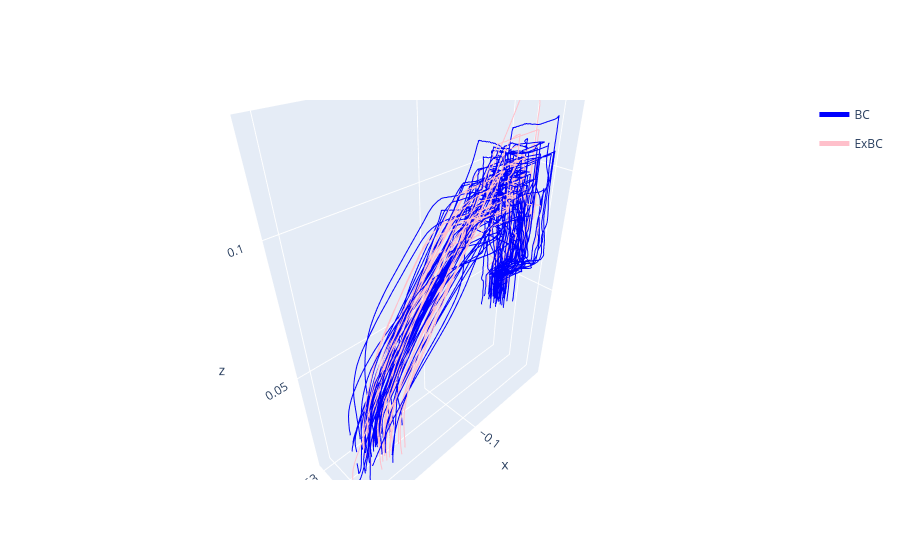

Notebook cell for this chart:
### Code cell
fig = go.Figure()

# BC trajectories
for i, traj in enumerate(bc_segs):
    fig.add_trace(
        go.Scatter3d(
            x=traj[:, 0],
            y=traj[:, 1],
            z=traj[:, 2],
            mode="lines",
            name="BC",
            legendgroup="BC",
            showlegend=(i == 0),  # Only first BC trajectory appears in legend
            line=dict(color="blue"),
        )
    )

# RL trajectories
for i, traj in enumerate(exbc_segs):
    fig.add_trace(
        go.Scatter3d(
            x=traj[:, 0],
            y=traj[:, 1],
            z=traj[:, 2],
            mode="lines",
            name="ExBC",
            legendgroup="ExBC",
            showlegend=(i == 0),  # Only first RL trajectory appears in legend
            line=dict(color="pink"),
        )
    )

fig.update_layout(
    scene=dict(aspectmode="data"),
    legend=dict(itemsizing="constant"),
)

fig.show()

### Figure 1 — Plotly figure (JSON) as saved in the notebook; plotly's stock layout.template omitted (floating-point values rounded to 4 significant figures; data arrays with more than 128 entries replaced by an {"elided": "..."} marker saying what was removed)
{"data": [{"legendgroup": "BC", "line": {"color": "blue"}, "mode": "lines", "name": "BC", "showlegend": true, "type": "scatter3d", "x": {"elided": "382 float values"}, "y": {"elided": "382 float values"}, "z": {"elided": "382 float values"}}, {"legendgroup": "BC", "line": {"color": "blue"}, "mode": "lines", "name": "BC", "showlegend": false, "type": "scatter3d", "x": {"elided": "333 float values"}, "y": {"elided": "333 float values"}, "z": {"elided": "333 float values"}}, {"legendgroup": "BC", "line": {"color": "blue"}, "mode": "lines", "name": "BC", "showlegend": false, "type": "scatter3d", "x": {"elided": "350 float values"}, "y": {"elided": "350 float values"}, "z": {"elided": "350 float values"}}, {"legendgroup": "BC", "line": {"color": "blue"}, "mode": "lines", "name": "BC", "showlegend": false, "type": "scatter3d", "x": {"elided": "369 float values"}, "y": {"elided": "369 float values"}, "z": {"elided": "369 float values"}}, {"legendgroup": "BC", "line": {"color": "blue"}, "mode": "lines", "name": "BC", "showlegend": false, "type": "scatter3d", "x": {"elided": "338 float values"}, "y": {"elided": "338 float values"}, "z": {"elided": "338 float values"}}, {"legendgroup": "BC", "line": {"color": "blue"}, "mode": "lines", "name": "BC", "showlegend": false, "type": "scatter3d", "x": {"elided": "403 float values"}, "y": {"elided": "403 float values"}, "z": {"elided": "403 float values"}}, {"legendgroup": "BC", "line": {"color": "blue"}, "mode": "lines", "name": "BC", "showlegend": false, "type": "scatter3d", "x": {"elided": "360 float values"}, "y": {"elided": "360 float values"}, "z": {"elided": "360 float values"}}, {"legendgroup": "BC", "line": {"color": "blue"}, "mode": "lines", "name": "BC", "showlegend": false, "type": "scatter3d", "x": {"elided": "381 float values"}, "y": {"elided": "381 float values"}, "z": {"elided": "381 float values"}}, {"legendgroup": "BC", "line": {"color": "blue"}, "mode": "lines", "name": "BC", "showlegend": false, "type": "scatter3d", "x": {"elided": "419 float values"}, "y": {"elided": "419 float values"}, "z": {"elided": "419 float values"}}, {"legendgroup": "BC", "line": {"color": "blue"}, "mode": "lines", "name": "BC", "showlegend": false, "type": "scatter3d", "x": {"elided": "470 float values"}, "y": {"elided": "470 float values"}, "z": {"elided": "470 float values"}}, {"legendgroup": "BC", "line": {"color": "blue"}, "mode": "lines", "name": "BC", "showlegend": false, "type": "scatter3d", "x": {"elided": "399 float values"}, "y": {"elided": "399 float values"}, "z": {"elided": "399 float values"}}, {"legendgroup": "BC", "line": {"color": "blue"}, "mode": "lines", "name": "BC", "showlegend": false, "type": "scatter3d", "x": {"elided": "391 float values"}, "y": {"elided": "391 float values"}, "z": {"elided": "391 float values"}}, {"legendgroup": "BC", "line": {"color": "blue"}, "mode": "lines", "name": "BC", "showlegend": false, "type": "scatter3d", "x": {"elided": "382 float values"}, "y": {"elided": "382 float values"}, "z": {"elided": "382 float values"}}, {"legendgroup": "BC", "line": {"color": "blue"}, "mode": "lines", "name": "BC", "showlegend": false, "type": "scatter3d", "x": {"elided": "378 float values"}, "y": {"elided": "378 float values"}, "z": {"elided": "378 float values"}}, {"legendgroup": "BC", "line": {"color": "blue"}, "mode": "lines", "name": "BC", "showlegend": false, "type": "scatter3d", "x": {"elided": "355 float values"}, "y": {"elided": "355 float values"}, "z": {"elided": "355 float values"}}, {"legendgroup": "BC", "line": {"color": "blue"}, "mode": "lines", "name": "BC", "showlegend": false, "type": "scatter3d", "x": {"elided": "430 float values"}, "y": {"elided": "430 float values"}, "z": {"elided": "430 float values"}}, {"legendgroup": "BC", "line": {"color": "blue"}, "mode": "lines", "name": "BC", "showlegend": false, "type": "scatter3d", "x": {"elided": "373 float values"}, "y": {"elided": "373 float values"}, "z": {"elided": "373 float values"}}, {"legendgroup": "BC", "line": {"color": "blue"}, "mode": "lines", "name": "BC", "showlegend": false, "type": "scatter3d", "x": {"elided": "442 float values"}, "y": {"elided": "442 float values"}, "z": {"elided": "442 float values"}}, {"legendgroup": "BC", "line": {"color": "blue"}, "mode": "lines", "name": "BC", "showlegend": false, "type": "scatter3d", "x": {"elided": "381 float values"}, "y": {"elided": "381 float values"}, "z": {"elided": "381 float values"}}, {"legendgroup": "BC", "line": {"color": "blue"}, "mode": "lines", "name": "BC", "showlegend": false, "type": "scatter3d", "x": {"elided": "437 float values"}, "y": {"elided": "437 float values"}, "z": {"elided": "437 float values"}}, {"legendgroup": "BC", "line": {"color": "blue"}, "mode": "lines", "name": "BC", "showlegend": false, "type": "scatter3d", "x": {"elided": "476 float values"}, "y": {"elided": "476 float values"}, "z": {"elided": "476 float values"}}, {"legendgroup": "BC", "line": {"color": "blue"}, "mode": "lines", "name": "BC", "showlegend": false, "type": "scatter3d", "x": {"elided": "472 float values"}, "y": {"elided": "472 float values"}, "z": {"elided": "472 float values"}}, {"legendgroup": "BC", "line": {"color": "blue"}, "mode": "lines", "name": "BC", "showlegend": false, "type": "scatter3d", "x": {"elided": "425 float values"}, "y": {"elided": "425 float values"}, "z": {"elided": "425 float values"}}, {"legendgroup": "BC", "line": {"color": "blue"}, "mode": "lines", "name": "BC", "showlegend": false, "type": "scatter3d", "x": {"elided": "442 float values"}, "y": {"elided": "442 float values"}, "z": {"elided": "442 float values"}}, {"legendgroup": "BC", "line": {"color": "blue"}, "mode": "lines", "name": "BC", "showlegend": false, "type": "scatter3d", "x": {"elided": "392 float values"}, "y": {"elided": "392 float values"}, "z": {"elided": "392 float values"}}, {"legendgroup": "BC", "line": {"color": "blue"}, "mode": "lines", "name": "BC", "showlegend": false, "type": "scatter3d", "x": {"elided": "430 float values"}, "y": {"elided": "430 float values"}, "z": {"elided": "430 float values"}}, {"legendgroup": "BC", "line": {"color": "blue"}, "mode": "lines", "name": "BC", "showlegend": false, "type": "scatter3d", "x": {"elided": "403 float values"}, "y": {"elided": "403 float values"}, "z": {"elided": "403 float values"}}, {"legendgroup": "BC", "line": {"color": "blue"}, "mode": "lines", "name": "BC", "showlegend": false, "type": "scatter3d", "x": {"elided": "399 float values"}, "y": {"elided": "399 float values"}, "z": {"elided": "399 float values"}}, {"legendgroup": "BC", "line": {"color": "blue"}, "mode": "lines", "name": "BC", "showlegend": false, "type": "scatter3d", "x": {"elided": "397 float values"}, "y": {"elided": "397 float values"}, "z": {"elided": "397 float values"}}, {"legendgroup": "BC", "line": {"color": "blue"}, "mode": "lines", "name": "BC", "showlegend": false, "type": "scatter3d", "x": {"elided": "402 float values"}, "y": {"elided": "402 float values"}, "z": {"elided": "402 float values"}}, {"legendgroup": "BC", "line": {"color": "blue"}, "mode": "lines", "name": "BC", "showlegend": false, "type": "scatter3d", "x": {"elided": "429 float values"}, "y": {"elided": "429 float values"}, "z": {"elided": "429 float values"}}, {"legendgroup": "BC", "line": {"color": "blue"}, "mode": "lines", "name": "BC", "showlegend": false, "type": "scatter3d", "x": {"elided": "340 float values"}, "y": {"elided": "340 float values"}, "z": {"elided": "340 float values"}}, {"legendgroup": "BC", "line": {"color": "blue"}, "mode": "lines", "name": "BC", "showlegend": false, "type": "scatter3d", "x": {"elided": "388 float values"}, "y": {"elided": "388 float values"}, "z": {"elided": "388 float values"}}, {"legendgroup": "BC", "line": {"color": "blue"}, "mode": "lines", "name": "BC", "showlegend": false, "type": "scatter3d", "x": {"elided": "451 float values"}, "y": {"elided": "451 float values"}, "z": {"elided": "451 float values"}}, {"legendgroup": "BC", "line": {"color": "blue"}, "mode": "lines", "name": "BC", "showlegend": false, "type": "scatter3d", "x": {"elided": "325 float values"}, "y": {"elided": "325 float values"}, "z": {"elided": "325 float values"}}, {"legendgroup": "BC", "line": {"color": "blue"}, "mode": "lines", "name": "BC", "showlegend": false, "type": "scatter3d", "x": {"elided": "354 float values"}, "y": {"elided": "354 float values"}, "z": {"elided": "354 float values"}}, {"legendgroup": "BC", "line": {"color": "blue"}, "mode": "lines", "name": "BC", "showlegend": false, "type": "scatter3d", "x": {"elided": "391 float values"}, "y": {"elided": "391 float values"}, "z": {"elided": "391 float values"}}, {"legendgroup": "BC", "line": {"color": "blue"}, "mode": "lines", "name": "BC", "showlegend": false, "type": "scatter3d", "x": {"elided": "342 float values"}, "y": {"elided": "342 float values"}, "z": {"elided": "342 float values"}}, {"legendgroup": "BC", "line": {"color": "blue"}, "mode": "lines", "name": "BC", "showlegend": false, "type": "scatter3d", "x": {"elided": "328 float values"}, "y": {"elided": "328 float values"}, "z": {"elided": "328 float values"}}, {"legendgroup": "BC", "line": {"color": "blue"}, "mode": "lines", "name": "BC", "showlegend": false, "type": "scatter3d", "x": {"elided": "377 float values"}, "y": {"elided": "377 float values"}, "z": {"elided": "377 float values"}}, {"legendgroup": "BC", "line": {"color": "blue"}, "mode": "lines", "name": "BC", "showlegend": false, "type": "scatter3d", "x": {"elided": "446 float values"}, "y": {"elided": "446 float values"}, "z": {"elided": "446 float values"}}, {"legendgroup": "BC", "line": {"color": "blue"}, "mode": "lines", "name": "BC", "showlegend": false, "type": "scatter3d", "x": {"elided": "370 float values"}, "y": {"elided": "370 float values"}, "z": {"elided": "370 float values"}}, {"legendgroup": "BC", "line": {"color": "blue"}, "mode": "lines", "name": "BC", "showlegend": false, "type": "scatter3d", "x": {"elided": "357 float values"}, "y": {"elided": "357 float values"}, "z": {"elided": "357 float values"}}, {"legendgroup": "BC", "line": {"color": "blue"}, "mode": "lines", "name": "BC", "showlegend": false, "type": "scatter3d", "x": {"elided": "369 float values"}, "y": {"elided": "369 float values"}, "z": {"elided": "369 float values"}}, {"legendgroup": "BC", "line": {"color": "blue"}, "mode": "lines", "name": "BC", "showlegend": false, "type": "scatter3d", "x": {"elided": "391 float values"}, "y": {"elided": "391 float values"}, "z": {"elided": "391 float values"}}, {"legendgroup": "BC", "line": {"color": "blue"}, "mode": "lines", "name": "BC", "showlegend": false, "type": "scatter3d", "x": {"elided": "382 float values"}, "y": {"elided": "382 float values"}, "z": {"elided": "382 float values"}}, {"legendgroup": "BC", "line": {"color": "blue"}, "mode": "lines", "name": "BC", "showlegend": false, "type": "scatter3d", "x": {"elided": "373 float values"}, "y": {"elided": "373 float values"}, "z": {"elided": "373 float values"}}, {"legendgroup": "BC", "line": {"color": "blue"}, "mode": "lines", "name": "BC", "showlegend": false, "type": "scatter3d", "x": {"elided": "332 float values"}, "y": {"elided": "332 float values"}, "z": {"elided": "332 float values"}}, {"legendgroup": "BC", "line": {"color": "blue"}, "mode": "lines", "name": "BC", "showlegend": false, "type": "scatter3d", "x": {"elided": "409 float values"}, "y": {"elided": "409 float values"}, "z": {"elided": "409 float values"}}, {"legendgroup": "BC", "line": {"color": "blue"}, "mode": "lines", "name": "BC", "showlegend": false, "type": "scatter3d", "x": {"elided": "389 float values"}, "y": {"elided": "389 float values"}, "z": {"elided": "389 float values"}}, {"legendgroup": "ExBC", "line": {"color": "pink"}, "mode": "lines", "name": "ExBC", "showlegend": true, "type": "scatter3d", "x": {"elided": "512 float values"}, "y": {"elided": "512 float values"}, "z": {"elided": "512 float values"}}, {"legendgroup": "ExBC", "line": {"color": "pink"}, "mode": "lines", "name": "ExBC", "showlegend": false, "type": "scatter3d", "x": {"elided": "439 float values"}, "y": {"elided": "439 float values"}, "z": {"elided": "439 float values"}}, {"legendgroup": "ExBC", "line": {"color": "pink"}, "mode": "lines", "name": "ExBC", "showlegend": false, "type": "scatter3d", "x": {"elided": "500 float values"}, "y": {"elided": "500 float values"}, "z": {"elided": "500 float values"}}, {"legendgroup": "ExBC", "line": {"color": "pink"}, "mode": "lines", "name": "ExBC", "showlegend": false, "type": "scatter3d", "x": {"elided": "460 float values"}, "y": {"elided": "460 float values"}, "z": {"elided": "460 float values"}}, {"legendgroup": "ExBC", "line": {"color": "pink"}, "mode": "lines", "name": "ExBC", "showlegend": false, "type": "scatter3d", "x": {"elided": "417 float values"}, "y": {"elided": "417 float values"}, "z": {"elided": "417 float values"}}, {"legendgroup": "ExBC", "line": {"color": "pink"}, "mode": "lines", "name": "ExBC", "showlegend": false, "type": "scatter3d", "x": {"elided": "515 float values"}, "y": {"elided": "515 float values"}, "z": {"elided": "515 float values"}}, {"legendgroup": "ExBC", "line": {"color": "pink"}, "mode": "lines", "name": "ExBC", "showlegend": false, "type": "scatter3d", "x": {"elided": "416 float values"}, "y": {"elided": "416 float values"}, "z": {"elided": "416 float values"}}, {"legendgroup": "ExBC", "line": {"color": "pink"}, "mode": "lines", "name": "ExBC", "showlegend": false, "type": "scatter3d", "x": {"elided": "502 float values"}, "y": {"elided": "502 float values"}, "z": {"elided": "502 float values"}}, {"legendgroup": "ExBC", "line": {"color": "pink"}, "mode": "lines", "name": "ExBC", "showlegend": false, "type": "scatter3d", "x": {"elided": "450 float values"}, "y": {"elided": "450 float values"}, "z": {"elided": "450 float values"}}, {"legendgroup": "ExBC", "line": {"color": "pink"}, "mode": "lines", "name": "ExBC", "showlegend": false, "type": "scatter3d", "x": {"elided": "536 float values"}, "y": {"elided": "536 float values"}, "z": {"elided": "536 float values"}}, {"legendgroup": "ExBC", "line": {"color": "pink"}, "mode": "lines", "name": "ExBC", "showlegend": false, "type": "scatter3d", "x": {"elided": "474 float values"}, "y": {"elided": "474 float values"}, "z": {"elided": "474 float values"}}, {"legendgroup": "ExBC", "line": {"color": "pink"}, "mode": "lines", "name": "ExBC", "showlegend": false, "type": "scatter3d", "x": {"elided": "440 float values"}, "y": {"elided": "440 float values"}, "z": {"elided": "440 float values"}}, {"legendgroup": "ExBC", "line": {"color": "pink"}, "mode": "lines", "name": "ExBC", "showlegend": false, "type": "scatter3d", "x": {"elided": "431 float values"}, "y": {"elided": "431 float values"}, "z": {"elided": "431 float values"}}, {"legendgroup": "ExBC", "line": {"color": "pink"}, "mode": "lines", "name": "ExBC", "showlegend": false, "type": "scatter3d", "x": {"elided": "420 float values"}, "y": {"elided": "420 float values"}, "z": {"elided": "420 float values"}}, {"legendgroup": "ExBC", "line": {"color": "pink"}, "mode": "lines", "name": "ExBC", "showlegend": false, "type": "scatter3d", "x": {"elided": "400 float values"}, "y": {"elided": "400 float values"}, "z": {"elided": "400 float values"}}, {"legendgroup": "ExBC", "line": {"color": "pink"}, "mode": "lines", "name": "ExBC", "showlegend": false, "type": "scatter3d", "x": {"elided": "409 float values"}, "y": {"elided": "409 float values"}, "z": {"elided": "409 float values"}}, {"legendgroup": "ExBC", "line": {"color": "pink"}, "mode": "lines", "name": "ExBC", "showlegend": false, "type": "scatter3d", "x": {"elided": "424 float values"}, "y": {"elided": "424 float values"}, "z": {"elided": "424 float values"}}, {"legendgroup": "ExBC", "line": {"color": "pink"}, "mode": "lines", "name": "ExBC", "showlegend": false, "type": "scatter3d", "x": {"elided": "490 float values"}, "y": {"elided": "490 float values"}, "z": {"elided": "490 float values"}}, {"legendgroup": "ExBC", "line": {"color": "pink"}, "mode": "lines", "name": "ExBC", "showlegend": false, "type": "scatter3d", "x": {"elided": "443 float values"}, "y": {"elided": "443 float values"}, "z": {"elided": "443 float values"}}, {"legendgroup": "ExBC", "line": {"color": "pink"}, "mode": "lines", "name": "ExBC", "showlegend": false, "type": "scatter3d", "x": {"elided": "411 float values"}, "y": {"elided": "411 float values"}, "z": {"elided": "411 float values"}}, {"legendgroup": "ExBC", "line": {"color": "pink"}, "mode": "lines", "name": "ExBC", "showlegend": false, "type": "scatter3d", "x": {"elided": "388 float values"}, "y": {"elided": "388 float values"}, "z": {"elided": "388 float values"}}, {"legendgroup": "ExBC", "line": {"color": "pink"}, "mode": "lines", "name": "ExBC", "showlegend": false, "type": "scatter3d", "x": {"elided": "375 float values"}, "y": {"elided": "375 float values"}, "z": {"elided": "375 float values"}}, {"legendgroup": "ExBC", "line": {"color": "pink"}, "mode": "lines", "name": "ExBC", "showlegend": false, "type": "scatter3d", "x": {"elided": "429 float values"}, "y": {"elided": "429 float values"}, "z": {"elided": "429 float values"}}, {"legendgroup": "ExBC", "line": {"color": "pink"}, "mode": "lines", "name": "ExBC", "showlegend": false, "type": "scatter3d", "x": {"elided": "374 float values"}, "y": {"elided": "374 float values"}, "z": {"elided": "374 float values"}}, {"legendgroup": "ExBC", "line": {"color": "pink"}, "mode": "lines", "name": "ExBC", "showlegend": false, "type": "scatter3d", "x": {"elided": "355 float values"}, "y": {"elided": "355 float values"}, "z": {"elided": "355 float values"}}], "layout": {"legend": {"itemsizing": "constant"}, "scene": {"aspectmode": "data"}}}
